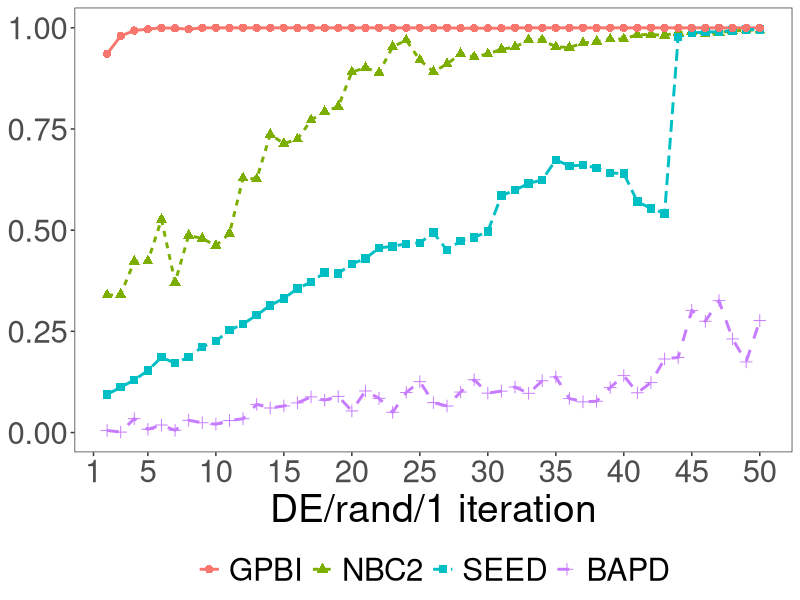
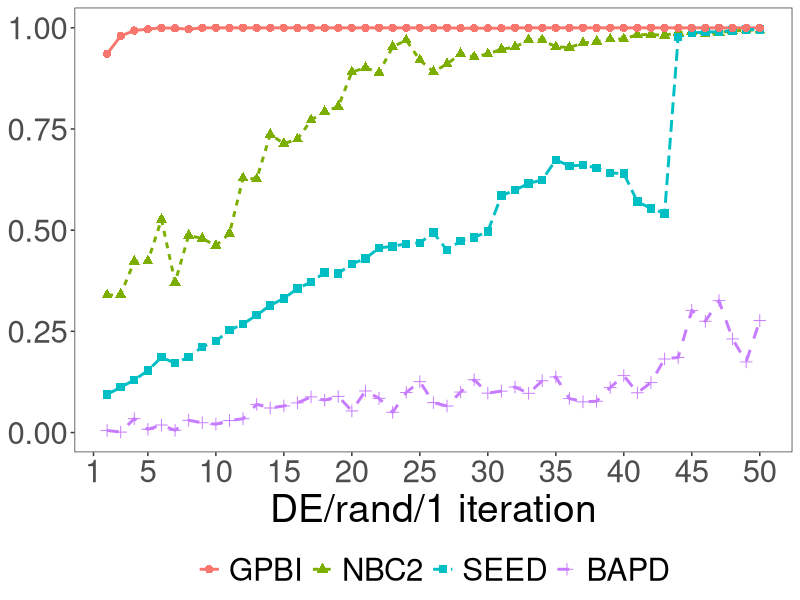
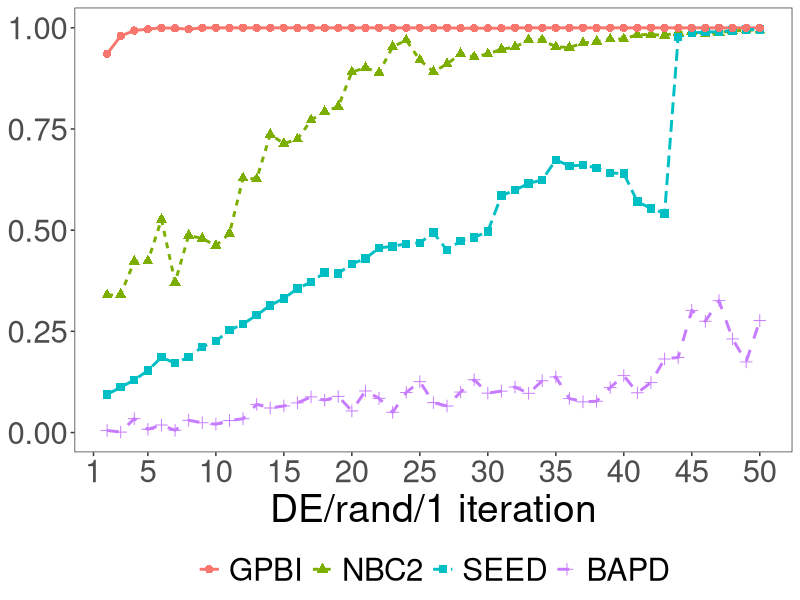
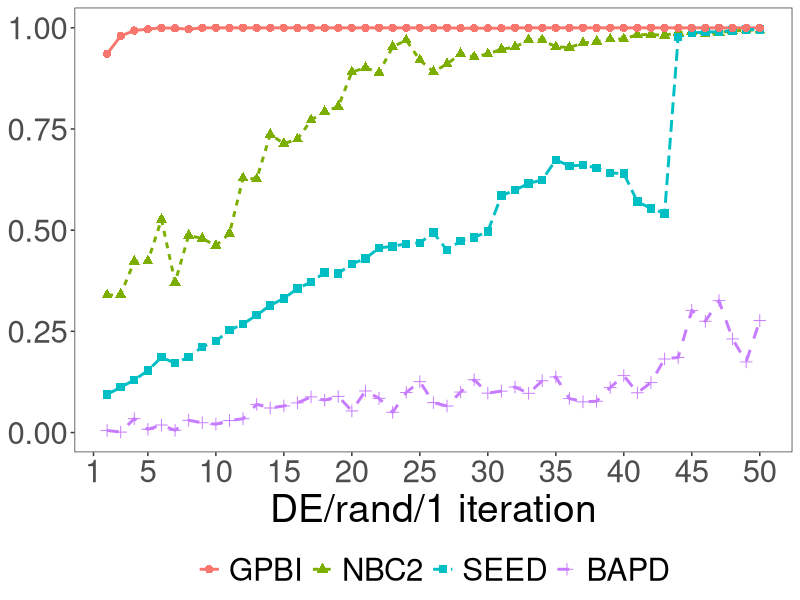
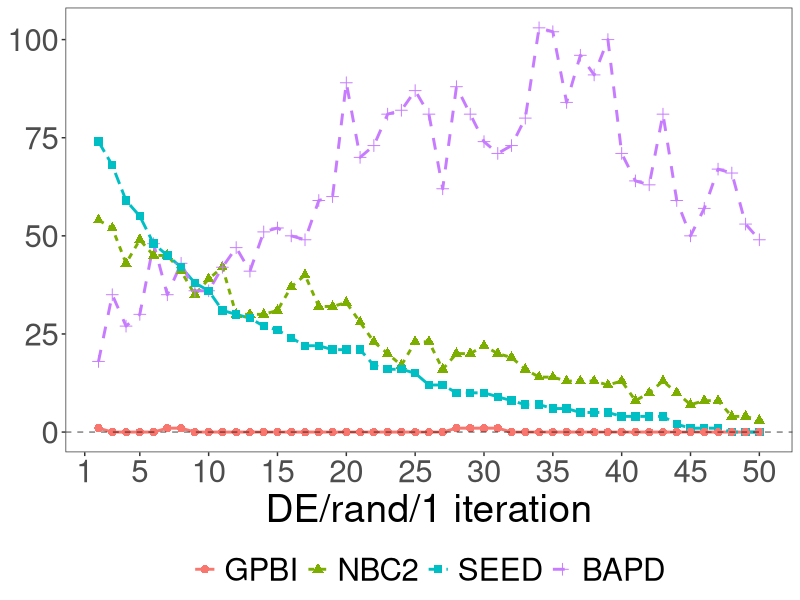
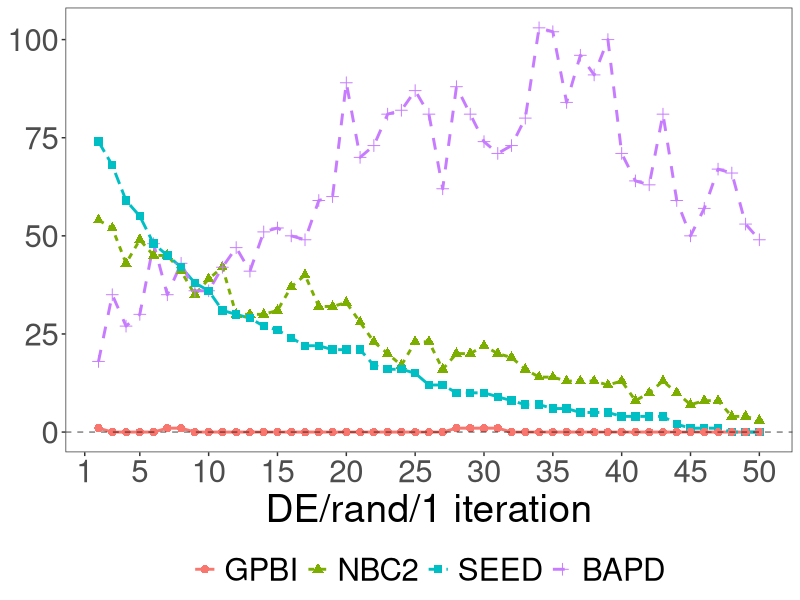
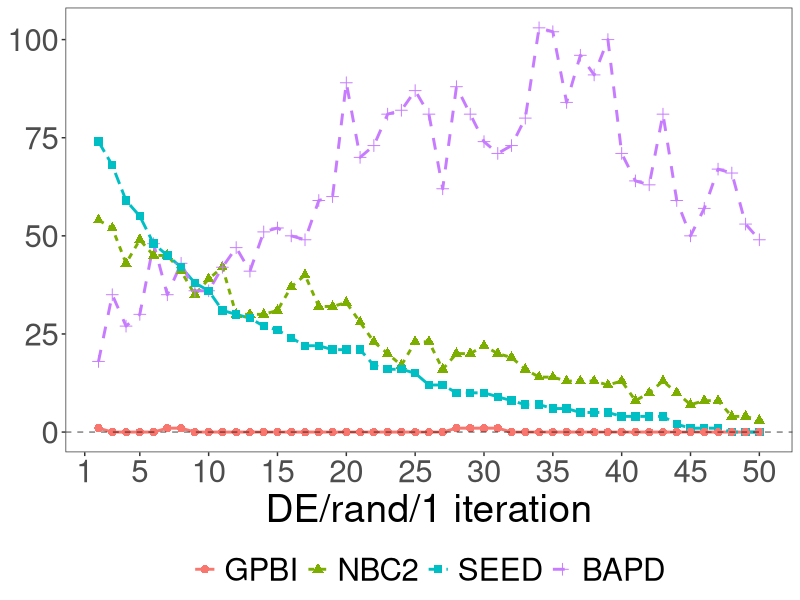
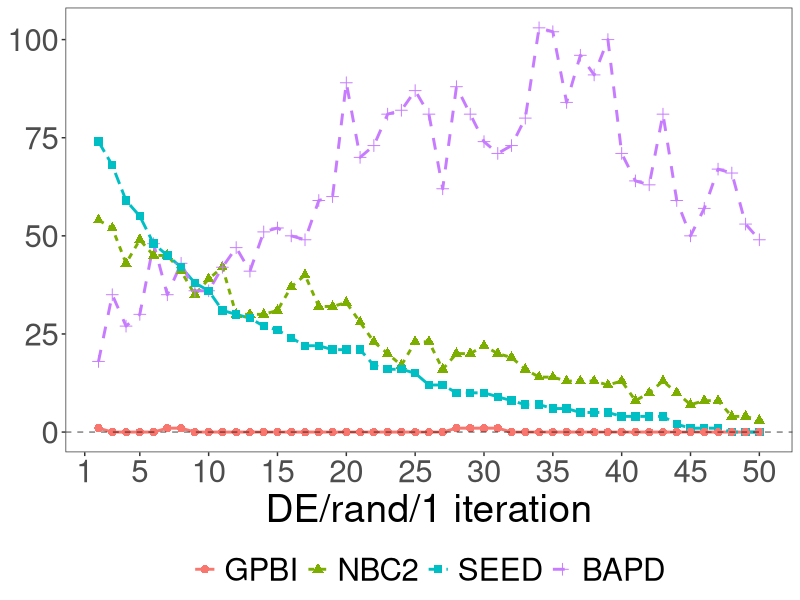

These figures' R source, in order:
########## Performance w.r.t. adjusted Rand Index on Vincent Function
require(data.table)
require(ggplot2)
setwd("/home/npav/new_code/michalis/reprod/")
A <- fread("VincentZoom_de_rand1_k4_B2.txt")
A$method = factor(toupper(A$method), levels = c("GPBI","NBC2","SEED","BAPD"))
p <- ggplot(data=A, aes(x=iter,y=aRand, colour=method, shape=method, linetype=method)) + 
  geom_line(size=1.) + geom_point(size=2.5) +
  scale_x_continuous(breaks = c(1,seq(5,50,5)), limits = c(2,50)) + xlab("DE/rand/1 iteration") + 
  #ylab("Adjusted Rand Index") + 
  theme_bw()+ theme(text = element_text(size=16), panel.grid = element_blank()) +
  theme(text = element_text(size=28)) + 
  #theme(legend.title = element_blank(), legend.position = c(0.9,0.5))
  theme(legend.title = element_blank(), legend.position = "bottom") +
  theme(axis.title.y = element_blank())
print(p)  

fname <- "/home/npav/new_code/michalis/latex/figs/VincentPerf."
ggsave(filename=paste0(fname,'png'), plot=p, width=12, height=8, units="in", device = "png")
dev.off()

print(p)  
ggsave(filename=paste0(fname,'pdf'), plot=p, width=12, height=8, units="in", device = "pdf")
dev.off()

# Summary information
A[method=="GPBI",.(iter,aRand, error=abs(numclusters-trueclusters))]

########## Performance w.r.t. adjusted Rand Index on Vincent Function
A[, Dclust := numclusters - trueclusters]
p <- ggplot(data=A, aes(x=iter,y=Dclust, colour=method, shape=method, linetype=method)) + 
  geom_line(size=1.) + geom_point(size=2.5) + geom_hline(yintercept=0, alpha=0.5, linetype="dashed") +
  scale_x_continuous(breaks = c(1,seq(5,50,5)), limits = c(2,50)) + xlab("DE/rand/1 iteration") + 
  #ylab("Adjusted Rand Index") +
  theme_bw()+ theme(text = element_text(size=16), panel.grid = element_blank()) +
  theme(text = element_text(size=28)) + 
  #theme(legend.title = element_blank(), legend.position = c(0.9,0.5))
  theme(legend.title = element_blank(), legend.position = "bottom") +
  theme(axis.title.y = element_blank())
print(p)  

fname <- "/home/npav/new_code/michalis/latex/figs/VincentClust."
ggsave(filename=paste0(fname,'png'), plot=p, width=12, height=8, units="in", device = "png")
dev.off()

print(p)  
ggsave(filename=paste0(fname,'pdf'), plot=p, width=12, height=8, units="in", device = "pdf")
dev.off()


# ARI at first iteration
th <- A[method=="GPBI"]$aRand[1]

# performance of NBC2 exceeds performance of GPBI on first iteration
A[method=="NBC2",]$aRand > th
which(cumsum(A[method=="NBC2",]$aRand > th) == 1)
which(cumsum(A[method=="NBC2",]$aRand > th) == 4)

A[method=="SEED",]$aRand > th
which(cumsum(A[method=="SEED",]$aRand > th) == 1)

# how many times GPBI has perfect performance
sum(A[method=="GPBI",.(aRand)] == 1)

# number of times GPBI estimates number of clusters correctly 
sum(A[method=="GPBI",.(Dclust)] ==0)
